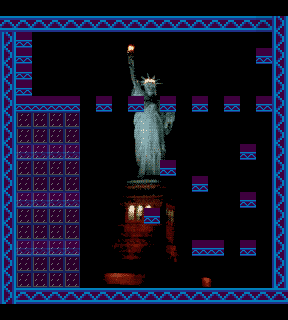

A level layout from a 2D game, rendered from its tile map. Below: a short description, then the map file with tile-grid data replaced by summaries:
An orthogonal 18x20 tile map with 16x16 px tiles, 4 tile layers (marco, Colision halfplatform, adorno, truco), 1 image layer and 40 objects (24x Coin, 7x Pigeon, 5x Cup, 3x FireworkLauncher, Player).

<map version="1.0" orientation="orthogonal" width="18" height="20" tilewidth="16" tileheight="16">
 <tileset firstgid="1" name="youonlygetone!" tilewidth="16" tileheight="16">
  <image source="../spritesheets/NYC.png" width="312" height="224" />
 </tileset>
 <imagelayer name="Capa de Imagen 1" width="18" height="20">
  <image source="../images/NYC.png" />
 </imagelayer>
 <layer name="marco" width="18" height="20">
  <properties>
   <property name="Collision" value="Platform" />
  </properties>
  <data>[360 cells, 67 non-empty, 8 distinct tile ids]</data>
 </layer>
 <layer name="Colision halfplatform" width="18" height="20">
  <properties>
   <property name="Collision" value="HalfPlatform" />
  </properties>
  <data>[360 cells, 35 non-empty, 1 distinct tile ids]</data>
 </layer>
 <objectgroup name="Capa de Objetos 1" width="18" height="20">
  <object type="FireworkLauncher" gid="214" x="48" y="80" />
  <object type="FireworkLauncher" gid="214" x="32" y="80" />
  <object type="FireworkLauncher" gid="214" x="137" y="257" />
  <object type="Player" gid="1" x="256" y="256">
   <properties>
    <property name="Camera" value="Fixed" />
    <property name="FromLocation" value="inicial" />
   </properties>
  </object>
  <object type="Cup" gid="96" x="81" y="262">
   <properties>
    <property name="direction" value="1" />
   </properties>
  </object>
  <object type="Coin" gid="251" x="40" y="175" />
  <object type="Coin" gid="251" x="80" y="192" />
  <object type="Coin" gid="251" x="41" y="223" />
  <object type="Coin" gid="251" x="40" y="271" />
  <object type="Coin" gid="251" x="80" y="240" />
  <object type="Coin" gid="251" x="80" y="144" />
  <object type="Coin" gid="251" x="41" y="128" />
  <object type="Pigeon" gid="172" x="16" y="208" />
  <object type="Pigeon" gid="172" x="224" y="160" />
  <object type="Cup" gid="96" x="64" y="128" />
  <object type="Cup" gid="96" x="16" y="176" />
  <object type="Pigeon" gid="172" x="208" y="128" />
  <object type="Pigeon" gid="172" x="208" y="192" />
  <object type="Pigeon" gid="172" x="224" y="224" />
  <object type="Pigeon" gid="172" x="208" y="256" />
  <object type="Cup" gid="96" x="64" y="224" />
  <object type="Cup" gid="96" x="65" y="262">
   <properties>
    <property name="direction" value="0" />
   </properties>
  </object>
  <object type="Pigeon" gid="172" x="224" y="96" />
  <object type="Coin" gid="251" x="192" y="160" />
  <object type="Coin" gid="251" x="160" y="144" />
  <object type="Coin" gid="251" x="112" y="272" />
  <object type="Coin" gid="251" x="160" y="272" />
  <object type="Coin" gid="251" x="80" y="96" />
  <object type="Coin" gid="251" x="48" y="-16" />
  <object type="Coin" gid="251" x="112" y="-16" />
  <object type="Coin" gid="251" x="80" y="-16" />
  <object type="Coin" gid="251" x="240" y="-16" />
  <object type="Coin" gid="251" x="144" y="-16" />
  <object type="Coin" gid="251" x="208" y="-16" />
  <object type="Coin" gid="251" x="176" y="-16" />
  <object type="Coin" gid="251" x="254" y="32" />
  <object type="Coin" gid="251" x="16" y="-16" />
  <object type="Coin" gid="251" x="144" y="192" />
  <object type="Coin" gid="251" x="240" y="176" />
  <object type="Coin" gid="251" x="240" y="96" />
 </objectgroup>
 <layer name="adorno" width="18" height="20" opacity="0.7">
  <data>[360 cells, 44 non-empty, 1 distinct tile ids]</data>
 </layer>
 <layer name="truco" width="18" height="20" opacity="0.9">
  <data>[360 cells, 1 non-empty, 1 distinct tile ids]</data>
 </layer>
</map>
